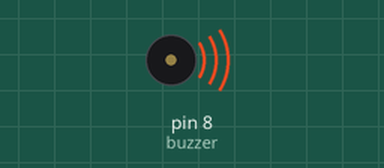
Recording of a sketch running on a simulated Arduino Uno, built with avr-gcc and run on an emulated ATmega328P. Parts: buzzer (waves = sounding).

Above: at 0.5 s.
Timing chart, 0 to 5.2 s (numbered marks = the images above):
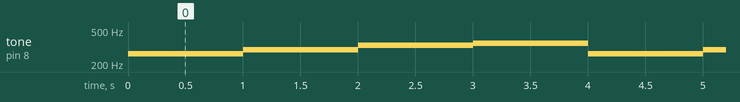

The sketch:

Arduino-Piano.ino
```cpp
int buzzer = 8;
void setup() {
}
void loop() {
  tone(buzzer, 262); // Sa
  delay(1000);

  tone(buzzer, 294); // Re
  delay(1000);

  tone(buzzer, 330); // Ga
  delay(1000);

  tone(buzzer, 349); // Ma
  delay(1000);
}
```

Measured:
- by itself, tone on pin 8 (buzzer): repeats every 4.0 s: 294 Hz 1.0 s, 330 Hz 1.0 s, 349 Hz 1.0 s, 262 Hz 1.0 s
